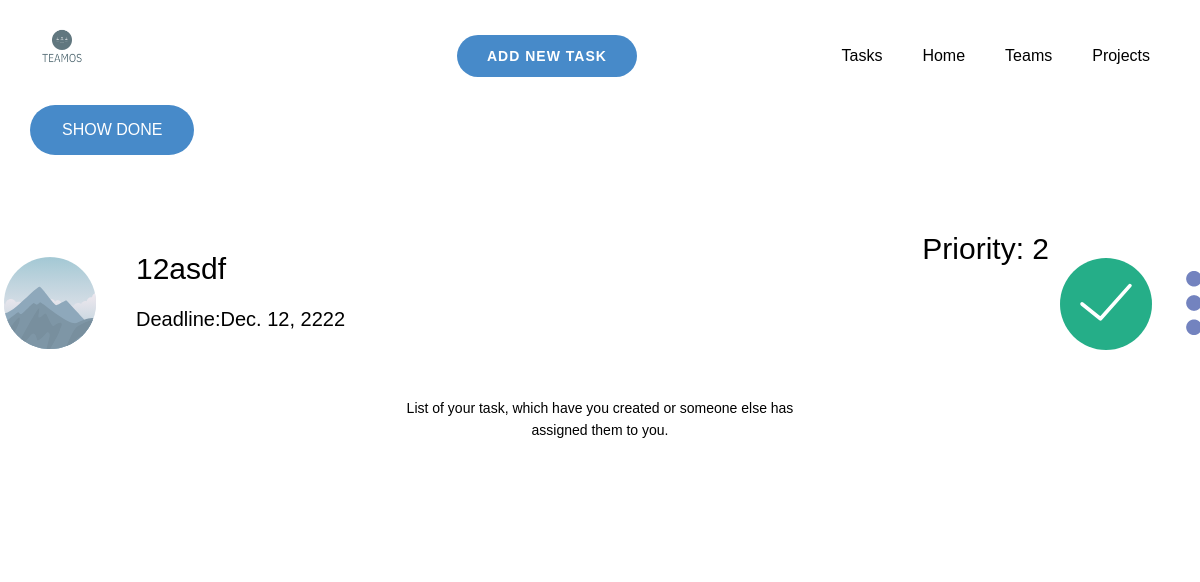
Screenshot of /to_do_list/ (signed in) with the database file from the repository.
### to_do_list/models.py (models this page shows, shortened)
class Task(models.Model):
    project= models.CharField(max_length=200)
    name = models.CharField(max_length=200)
    description = models.TextField(null=True, blank=True)
    done = models.BooleanField(default=False)
    deadline = models.DateField(default=timezone.now, null=True)
    priority = models.IntegerField()
    class Meta:
         ordering = ['priority']

### to_do_list/views.py (the view)
# urls.py: path('', views.tasklist, name='tasklist'),
@login_required(login_url='login')
def tasklist(request):
    data = Task.objects.filter(done=False)
    print(data)
    return render(request, 'to_do_list/task_list.html', {'data': data})

### templates/to_do_list/task_list.html (shortened to what this page needs)
<!DOCTYPE html>
<html style="font-size: 16px;" lang="en"><head>
    {% load static %}
    <link rel="stylesheet"  href="{% static 'to_do_list/nicepage.css' %}" media="screen">
<link rel="stylesheet" href="{% static 'to_do_list/Page-1.css' %}" media="screen">
  </head>
  <body class="u-body u-xl-mode" data-lang="en"><header class="u-clearfix u-header u-header" id="sec-1255"><div class="u-clearfix u-sheet u-sheet-1">
        <a href="{% url 'home' %}"  class="u-image u-logo u-image-1">
          <img src="{% static 'to_do_list/images/teamos_logo.png'%}" class="u-logo-image u-logo-image-1">
        </a>
        <nav class="u-menu u-menu-dropdown u-offcanvas u-menu-1">
          <div class="u-nav-container">
             <ul class="u-nav u-unstyled u-nav-1"><li class="u-nav-item"><a class="u-button-style u-nav-link u-text-active-palette-1-base u-text-hover-palette-2-base" href="{% url 'to_do_list:tasklist' %}" style="padding: 10px 20px;">Tasks</a>
</li><li class="u-nav-item"><a class="u-button-style u-nav-link u-text-active-palette-1-base u-text-hover-palette-2-base" href="{% url 'to_do_list:home' %}" style="padding: 10px 20px;">Home</a>
</li><li class="u-nav-item"><a class="u-button-style u-nav-link u-text-active-palette-1-base u-text-hover-palette-2-base" href="{% url 'to_do_list:view_teams' %}" style="padding: 10px 20px;">Teams</a>
</li><li class="u-nav-item"><a class="u-button-style u-nav-link u-text-active-palette-1-base u-text-hover-palette-2-base" href="{% url 'to_do_list:view_projects' %}" style="padding: 10px 20px;">Projects</a>
</li></ul>
          </div>
        </nav>
      <a href="{% url 'to_do_list:addTask' %}" class="u-border-2 u-border-grey-75 u-btn u-btn-round u-button-style u-hover-palette-1-light-1 u-palette-1-base u-radius-50 u-btn-1">ADD NEW TASK</a>
         <a id="show_done" href="{% url 'to_do_list:show_done'%}" class="show-done u-border-2 u-border-grey-75 u-btn u-btn-round u-button-style u-hover-palette-1-light-1 u-palette-1-base u-radius-50 u-btn-2">SHOW DONE</a>
      </div></header>
     {% for Task in data %}
    <section class=" record u-align-left u-clearfix u-valign-top-sm u-valign-top-xs u-section-1" id="carousel_dfc2">
      <div class="u-clearfix u-sheet u-sheet-1">
        <div class="u-align-left u-container-style u-grey-10 u-group u-group-1">
          <div class="u-container-layout">
            <div class="u-container-style u-group u-palette-1-base u-radius-29 u-shape-round u-group-2">
              <div class="u-container-layout u-container-layout-2">
                <strong><h3 class="u-text " id="name_of_task">{{Task.name}}</h3></strong><h5>Deadline:{{ Task.deadline}}</h5>
              </div>
                <strong><h3 class="u-text" >Priority: {{Task.priority}}</h3></strong>
            </div>   <span class="u-icon u-icon-4"><svg class="u-svg-link" preserveAspectRatio="xMidYMin slice" viewBox="0 0 50 50" style=""><use xlink:href="#svg-312c"></use></svg></span>
                <img class="u-image u-image-circle u-image-1" alt="" data-image-width="400"  data-image-height="265">
                   <span class=" done-button u-file-icon u-icon u-icon-5">  <a class="delete-button" href="{% url 'to_do_list:task_delete' Task.name %}"><img src="{% static 'to_do_list/images/149023.png'%}"  alt=""></a></span>
          </div>
        </div>
      </div>
    </section>
     {% empty %}
          <center>
                  <h5>Let's create some tasks.</h5>
                    <img src="{% static 'to_do_list/images/task.png' %}" alt="Press Add task button and start using Teamos!" style="width:500px;height:500px;" >
          </center>
    {% endfor %}
    <footer class="u-align-center u-clearfix u-footer u-grey-80 u-footer" id="sec-98e9"><div class="u-clearfix u-sheet u-sheet-1">
        <p class="u-small-text u-text u-text-variant u-text-1">List of your task, which have you created or someone else has assigned them to you.</p>
      </div></footer>
</body></html>

### static/to_do_list/Page-1.css (style rules this page uses)
.u-section-1 .u-sheet-1 { min-height: 199px; }
.u-section-1 .u-group-1 { width: 1180px; min-height: 133px; height: auto; margin: 17px -40px 50px auto; }
.u-section-1 .u-group-2 { width: 943px; min-height: 95px; height: auto; margin: 19px auto 0 76px; }
.u-section-1 .u-container-layout-2 { padding: 0 30px; }
.u-section-1 .u-icon-4 { width: 92px; height: 92px; margin: -93px 58px 0 auto; padding: 0; }
.u-section-1 .u-image-1 { width: 92px; height: 92px; margin: -93px auto 0 -26px; }
.u-section-1 .u-icon-5 { width: 64px; height: 64px; margin: -78px -16px 0 auto; }

### rows the page displays
Task: name "12asdf", deadline "Dec. 12, 2222", priority "2"
